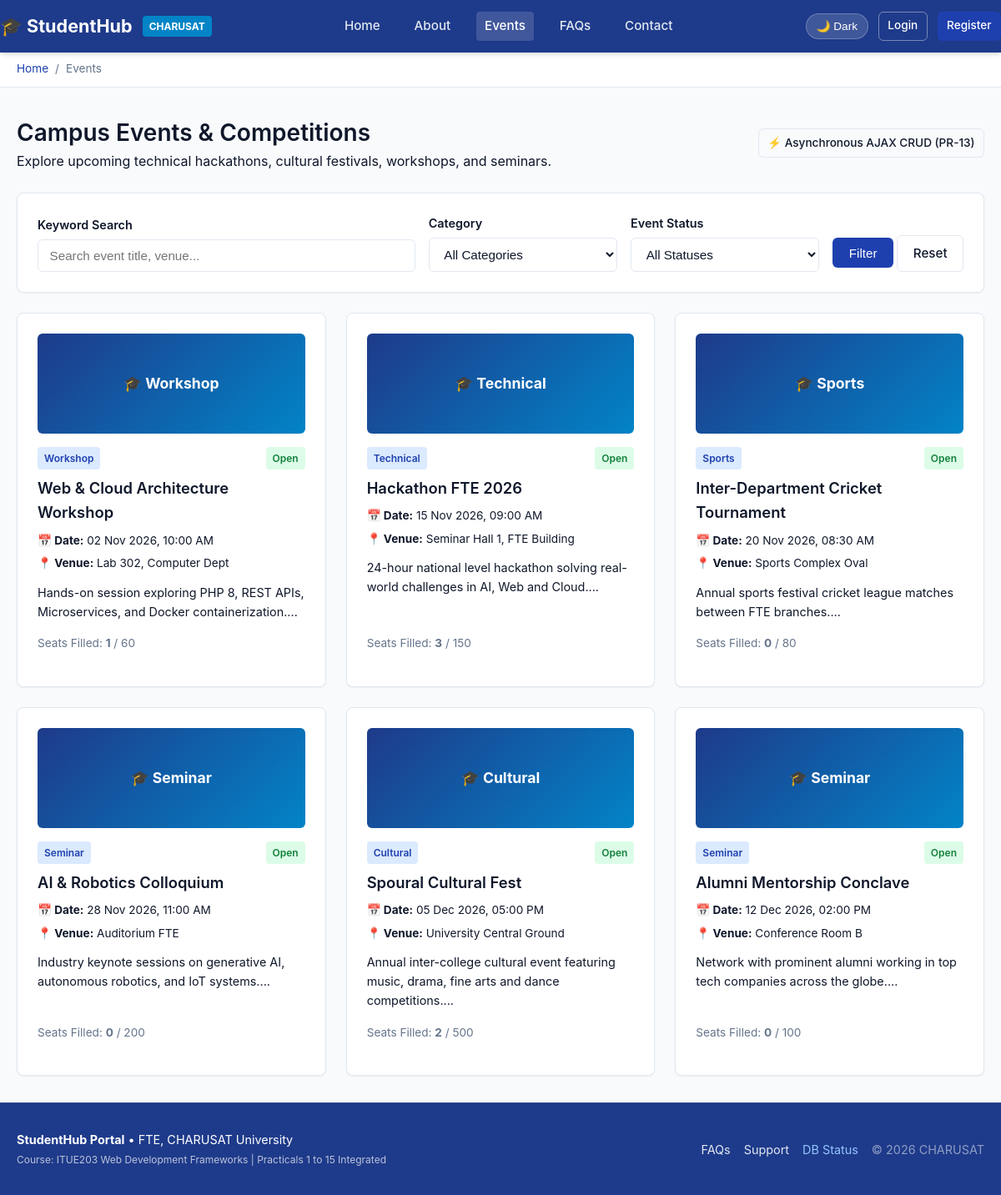
Screenshot of /events.php with the database file from the repository.
### tables this page shows
CREATE TABLE IF NOT EXISTS `events` (
  `id` INT UNSIGNED NOT NULL AUTO_INCREMENT,
  `title` VARCHAR(150) NOT NULL,
  `description` TEXT NULL,
  `category` VARCHAR(50) NOT NULL DEFAULT 'Technical',
  `event_date` DATETIME NOT NULL,
  `location` VARCHAR(200) NOT NULL,
  `capacity` INT UNSIGNED NULL DEFAULT 100,
  `poster` VARCHAR(255) NULL,
  `status` ENUM('open', 'closed', 'cancelled') NOT NULL DEFAULT 'open',
  `created_by` INT UNSIGNED NULL,
  `created_at` TIMESTAMP NOT NULL DEFAULT CURRENT_TIMESTAMP,
  PRIMARY KEY (`id`),
  KEY `idx_events_event_date` (`event_date`),
  KEY `idx_events_category` (`category`),
  KEY `idx_events_status` (`status`)
);

### includes/auth.php (called while the page is built, shortened)
<?php
function is_logged_in(): bool {
    return !empty($_SESSION['user_id']);
}

### events.php (the view, shortened to what this page needs)
<?php
require_once __DIR__ . '/includes/auth.php';
$search = trim($_GET['search'] ?? '');
$where = [];
$whereSql = $where ? 'WHERE ' . implode(' AND ', $where) : '';
$query = "SELECT e.*,
          (SELECT COUNT(*) FROM registrations r WHERE r.event_id = e.id AND r.status != 'cancelled') AS registered_count
          FROM events e {$whereSql} ORDER BY e.event_date ASC";
$stmt = $conn->prepare($query);
$stmt->execute();
$events = $stmt->get_result()->fetch_all(MYSQLI_ASSOC);
$activePage = 'events';
$breadcrumbs = ['Events' => ''];
require_once __DIR__ . '/includes/header.php';
?>
<div style="display:flex; justify-content:space-between; align-items:center; margin-bottom:1.5rem; flex-wrap:wrap; gap:1rem;">
    <div>
        <h1 class="card-title" style="font-size:1.75rem; margin:0;">Campus Events & Competitions</h1>
        <p class="text-muted">Explore upcoming technical hackathons, cultural festivals, workshops, and seminars.</p>
    </div>
    <div style="display:flex; gap:0.5rem;">
        <a href="events-ajax.php" class="btn btn-outline btn-sm">⚡ Asynchronous AJAX CRUD (PR-13)</a>
    </div>
</div>
<div class="card p-3 mb-4" style="margin-bottom:1.5rem;">
    <form method="GET" action="events.php" style="display:flex; gap:1rem; flex-wrap:wrap; align-items:flex-end;">
        <div style="flex:2; min-width:200px;">
            <label class="form-label" for="search">Keyword Search</label>
            <input type="search" id="search" name="search" class="form-control" placeholder="Search event title, venue..." value="<?= htmlspecialchars($search) ?>">
        </div>
        <div style="flex:1; min-width:160px;">
            <label class="form-label" for="category">Category</label>
            <select id="category" name="category" class="form-control">
                <option value="">All Categories</option>
            </select>
        </div>
        <div style="flex:1; min-width:140px;">
            <label class="form-label" for="status">Event Status</label>
            <select id="status" name="status" class="form-control">
                <option value="">All Statuses</option>
            </select>
        </div>
        <div>
            <button type="submit" class="btn btn-primary">Filter</button>
            <a href="events.php" class="btn btn-outline">Reset</a>
        </div>
    </form>
</div>
<?php if (empty($events)): ?>
    <div class="card p-4 text-center">
        <p class="text-muted">No events currently match your selected filters.</p>
        <a href="events.php" class="btn btn-outline btn-sm">Clear Filters</a>
    </div>
<?php else: ?>
    <div class="grid-3">
        <?php foreach ($events as $ev): ?>
            <div class="card" style="display:flex; flex-direction:column;">
                <?php if (!empty($ev['poster']) && file_exists(__DIR__ . '/' . $ev['poster'])): ?>
                    <img src="/studenthub/<?= htmlspecialchars($ev['poster']) ?>" alt="<?= htmlspecialchars($ev['title']) ?>" style="width:100%; height:180px; object-fit:cover; border-radius:6px; margin-bottom:1rem;">
                <?php else: ?>
                    <div style="width:100%; height:120px; background:linear-gradient(135deg, #1e3a8a, #0284c7); border-radius:6px; margin-bottom:1rem; display:flex; align-items:center; justify-content:center; color:#fff; font-weight:bold; font-size:1.1rem;">
                        🎓 <?= htmlspecialchars($ev['category']) ?>
                    </div>
                <?php endif; ?>
                <div style="display:flex; justify-content:space-between; align-items:center; margin-bottom:0.5rem;">
                    <span class="badge badge-primary"><?= htmlspecialchars($ev['category']) ?></span>
                    <span class="badge <?= $ev['status'] === 'open' ? 'badge-success' : ($ev['status'] === 'closed' ? 'badge-warning' : 'badge-danger') ?>">
                        <?= ucfirst(htmlspecialchars($ev['status'])) ?>
                    </span>
                </div>
                <h3 class="card-title" style="font-size:1.15rem; margin-bottom:0.5rem;"><?= htmlspecialchars($ev['title']) ?></h3>
                <p class="text-muted" style="font-size:0.85rem; margin-bottom:0.35rem;">
                    <strong>📅 Date:</strong> <?= date('d M Y, h:i A', strtotime($ev['event_date'])) ?>
                </p>
                <p class="text-muted" style="font-size:0.85rem; margin-bottom:0.75rem;">
                    <strong>📍 Venue:</strong> <?= htmlspecialchars($ev['location']) ?>
                </p>
                <p style="font-size:0.9rem; margin-bottom:1rem; flex-grow:1;">
                    <?= nl2br(htmlspecialchars(substr($ev['description'] ?? '', 0, 140))) ?>...
                </p>
                <div style="font-size:0.85rem; margin-bottom:1rem; color:var(--text-muted);">
                    Seats Filled: <strong><?= $ev['registered_count'] ?></strong> / <?= $ev['capacity'] ?? 'Unlimited' ?>
                </div>
            </div>
        <?php endforeach; ?>
    </div>
<?php endif; ?>
<?php require_once __DIR__ . '/includes/footer.php'; ?>

### includes/header.php (shortened to what this page needs)
<?php
require_once __DIR__ . '/auth.php';
$activePage = $activePage ?? '';
?>
<!DOCTYPE html>
<html lang="en" data-theme="light">
<head>
    <link rel="stylesheet" href="/studenthub/css/style.css">
</head>
<body>
    <header class="site-header" role="banner">
        <div class="container header-inner">
            <a href="/studenthub/index.php" class="logo-brand">
                <span>🎓 StudentHub</span>
                <span class="logo-badge">CHARUSAT</span>
            </a>
            <nav class="nav-menu" id="nav-menu" role="navigation" aria-label="Main Navigation">
                <a href="/studenthub/index.php" class="<?= $activePage === 'home' ? 'active' : '' ?>">Home</a>
                <a href="/studenthub/about.php" class="<?= $activePage === 'about' ? 'active' : '' ?>">About</a>
                <a href="/studenthub/events.php" class="<?= $activePage === 'events' ? 'active' : '' ?>">Events</a>
                <a href="/studenthub/faqs.php" class="<?= $activePage === 'faqs' ? 'active' : '' ?>">FAQs</a>
                <a href="/studenthub/contact.php" class="<?= $activePage === 'contact' ? 'active' : '' ?>">Contact</a>
            </nav>
            <div class="nav-actions">
                <button type="button" class="theme-toggle-btn" id="theme-toggle" aria-label="Toggle dark mode">
                </button>
                <?php if (is_logged_in()): ?>
                    <span class="badge <?= is_admin() ? 'badge-danger' : 'badge-primary' ?>" style="font-size:0.8rem;">
                        <?= htmlspecialchars(current_username()) ?> (<?= strtoupper(current_user_role()) ?>)
                    </span>
                    <a href="/studenthub/logout.php" class="btn btn-danger btn-sm">Logout</a>
                <?php else: ?>
                    <a href="/studenthub/login.php" class="btn btn-outline btn-sm" style="color:#fff; border-color:rgba(255,255,255,0.4);">Login</a>
                    <a href="/studenthub/register.php" class="btn btn-primary btn-sm">Register</a>
                <?php endif; ?>
            </div>
        </div>
    </header>
    <?php if (isset($breadcrumbs) && is_array($breadcrumbs)): ?>
    <div class="breadcrumb-container" aria-label="Breadcrumb">
        <div class="container">
            <ol class="breadcrumb-list">
                <li><a href="/studenthub/index.php">Home</a></li>
                <?php foreach ($breadcrumbs as $name => $link): ?>
                    <?php if ($link): ?>
                        <li><a href="<?= htmlspecialchars($link) ?>"><?= htmlspecialchars($name) ?></a></li>
                    <?php else: ?>
                        <li><span aria-current="page"><?= htmlspecialchars($name) ?></span></li>
                    <?php endif; ?>
                <?php endforeach; ?>
            </ol>
        </div>
    </div>
    <?php endif; ?>
    <main id="main-content" class="main-content" role="main">
        <div class="container">

### includes/footer.php (shortened to what this page needs)
        </div>
    </main>
    <footer class="site-footer" role="contentinfo">
        <div class="container footer-inner">
            <div>
                <strong>StudentHub Portal</strong> &bull; FTE, CHARUSAT University<br>
                <small class="text-muted" style="color:rgba(255,255,255,0.7);">Course: ITUE203 Web Development Frameworks | Practicals 1 to 15 Integrated</small>
            </div>
            <div style="display:flex; gap: 1rem; align-items:center;">
                <a href="/studenthub/faqs.php" style="color:#e2e8f0; text-decoration:none;">FAQs</a>
                <a href="/studenthub/contact.php" style="color:#e2e8f0; text-decoration:none;">Support</a>
                <a href="/studenthub/test_connection.php" style="color:#93c5fd; text-decoration:none;">DB Status</a>
                <span style="color:rgba(255,255,255,0.5);">&copy; <?= date('Y') ?> CHARUSAT</span>
            </div>
        </div>
    </footer>
</body>
</html>

### css/style.css (style rules this page uses)
:root { --primary: #1e40af; --primary-hover: #1d4ed8; --secondary: #475569; --accent: #0284c7; --success: #15803d; --danger: #b91c1c; --warning: #b45309; --bg-main: #f8fafc; --bg-card: #ffffff; --text-main: #0f172a; --text-muted: #64748b; --border-color: #e2e8f0; --nav-bg: #1e3a8a; --nav-text: #ffffff; --shadow-sm: 0 1px 2px rgba(0,0,0,0.05); --shadow-md: 0 4px 6px -1px rgba(0,0,0,0.1), 0 2px 4px -2px rgba(0,0,0,0.1); --shadow-lg: 0 10px 15px -3px rgba(0,0,0,0.1), 0 4px 6px -4px rgba(0,0,0,0.1); --radius: 8px; --font-family: -apple-system, BlinkMacSystemFont, "Segoe UI", Roboto, Oxygen, Ubuntu, Cantarell, "Helvetica Neue", sans-serif; }
* { box-sizing: border-box; margin: 0; padding: 0; }
body { font-family: var(--font-family); background-color: var(--bg-main); color: var(--text-main); line-height: 1.6; min-height: 100vh; display: flex; flex-direction: column; transition: background-color 0.25s ease, color 0.25s ease; }
.container { width: 100%; max-width: 1200px; margin: 0 auto; padding: 0 1.25rem; }
.site-header { background-color: var(--nav-bg); color: var(--nav-text); box-shadow: var(--shadow-md); position: sticky; top: 0; z-index: 1000; }
.header-inner { display: flex; align-items: center; justify-content: space-between; padding: 0.85rem 0; }
.logo-brand { display: flex; align-items: center; gap: 0.75rem; font-size: 1.35rem; font-weight: 700; color: #ffffff; text-decoration: none; }
.logo-badge { background: var(--accent); color: #ffffff; font-size: 0.75rem; padding: 0.2rem 0.5rem; border-radius: 4px; text-transform: uppercase; font-weight: bold; }
.nav-menu { display: flex; align-items: center; gap: 1.25rem; list-style: none; }
.nav-menu a { color: #e2e8f0; text-decoration: none; font-weight: 500; font-size: 0.95rem; padding: 0.35rem 0.65rem; border-radius: 4px; transition: all 0.2s; }
.nav-menu a:hover, .nav-menu a.active { color: #ffffff; background: rgba(255, 255, 255, 0.15); }
.nav-actions { display: flex; align-items: center; gap: 0.75rem; }
.theme-toggle-btn { background: rgba(255, 255, 255, 0.15); border: 1px solid rgba(255, 255, 255, 0.25); color: #ffffff; padding: 0.4rem 0.75rem; border-radius: 20px; cursor: pointer; font-size: 0.85rem; display: flex; align-items: center; gap: 0.35rem; }
.breadcrumb-container { background: var(--bg-card); border-bottom: 1px solid var(--border-color); padding: 0.6rem 0; font-size: 0.85rem; }
.breadcrumb-list { display: flex; align-items: center; list-style: none; gap: 0.5rem; flex-wrap: wrap; }
.breadcrumb-list li+li:before { content: "/"; margin-right: 0.5rem; color: var(--text-muted); }
.breadcrumb-list a { color: var(--primary); text-decoration: none; }
.breadcrumb-list span { color: var(--text-muted); }
main.main-content { flex: 1; padding: 2rem 0; }
.grid-3 { display: grid; grid-template-columns: repeat(3, 1fr); gap: 1.5rem; }
.card { background-color: var(--bg-card); border: 1px solid var(--border-color); border-radius: var(--radius); padding: 1.5rem; box-shadow: var(--shadow-sm); transition: transform 0.2s, box-shadow 0.2s; }
.card-title { font-size: 1.25rem; font-weight: 600; margin-bottom: 0.75rem; color: var(--text-main); }
.btn { display: inline-flex; align-items: center; justify-content: center; gap: 0.5rem; padding: 0.55rem 1.15rem; font-size: 0.95rem; font-weight: 500; border-radius: 6px; cursor: pointer; border: 1px solid transparent; text-decoration: none; transition: all 0.2s; }
.btn-primary { background-color: var(--primary); color: #ffffff; }
.btn-outline { background: transparent; border-color: var(--border-color); color: var(--text-main); }
.btn-sm { padding: 0.35rem 0.65rem; font-size: 0.85rem; }
.form-label { display: block; font-weight: 600; margin-bottom: 0.4rem; font-size: 0.9rem; }
.form-control { width: 100%; padding: 0.6rem 0.85rem; font-size: 0.95rem; background-color: var(--bg-card); color: var(--text-main); border: 1px solid var(--border-color); border-radius: 6px; transition: border-color 0.2s, box-shadow 0.2s; }
.badge { display: inline-block; padding: 0.25rem 0.5rem; font-size: 0.75rem; font-weight: 600; border-radius: 4px; }
.badge-primary { background: #dbeafe; color: #1e40af; }
.badge-success { background: #dcfce7; color: #15803d; }
.site-footer { background-color: var(--nav-bg); color: var(--nav-text); padding: 2rem 0; margin-top: auto; border-top: 1px solid rgba(255,255,255,0.1); font-size: 0.9rem; }
.footer-inner { display: flex; justify-content: space-between; align-items: center; flex-wrap: wrap; gap: 1rem; }

### rows the page displays
events: category "Workshop", status "Open", title "Web & Cloud Architecture Workshop", event_date "02 Nov 2026, 10:00 AM", location "Lab 302, Computer Dept", description "Hands-on session exploring PHP 8, REST APIs, Microservices, and Docker containerization.", registered_count "1", capacity "60"
events: category "Technical", status "Open", title "Hackathon FTE 2026", event_date "15 Nov 2026, 09:00 AM", location "Seminar Hall 1, FTE Building", description "24-hour national level hackathon solving real-world challenges in AI, Web and Cloud.", registered_count "3", capacity "150"
events: category "Sports", status "Open", title "Inter-Department Cricket Tournament", event_date "20 Nov 2026, 08:30 AM", location "Sports Complex Oval", description "Annual sports festival cricket league matches between FTE branches.", registered_count "0", capacity "80"
events: category "Seminar", status "Open", title "AI & Robotics Colloquium", event_date "28 Nov 2026, 11:00 AM", location "Auditorium FTE", description "Industry keynote sessions on generative AI, autonomous robotics, and IoT systems.", registered_count "0", capacity "200"
events: category "Cultural", status "Open", title "Spoural Cultural Fest", event_date "05 Dec 2026, 05:00 PM", location "University Central Ground", description "Annual inter-college cultural event featuring music, drama, fine arts and dance competitions.", registered_count "2", capacity "500"
events: category "Seminar", status "Open", title "Alumni Mentorship Conclave", event_date "12 Dec 2026, 02:00 PM", location "Conference Room B", description "Network with prominent alumni working in top tech companies across the globe.", registered_count "0", capacity "100"

### other values shown
$name "Events"
